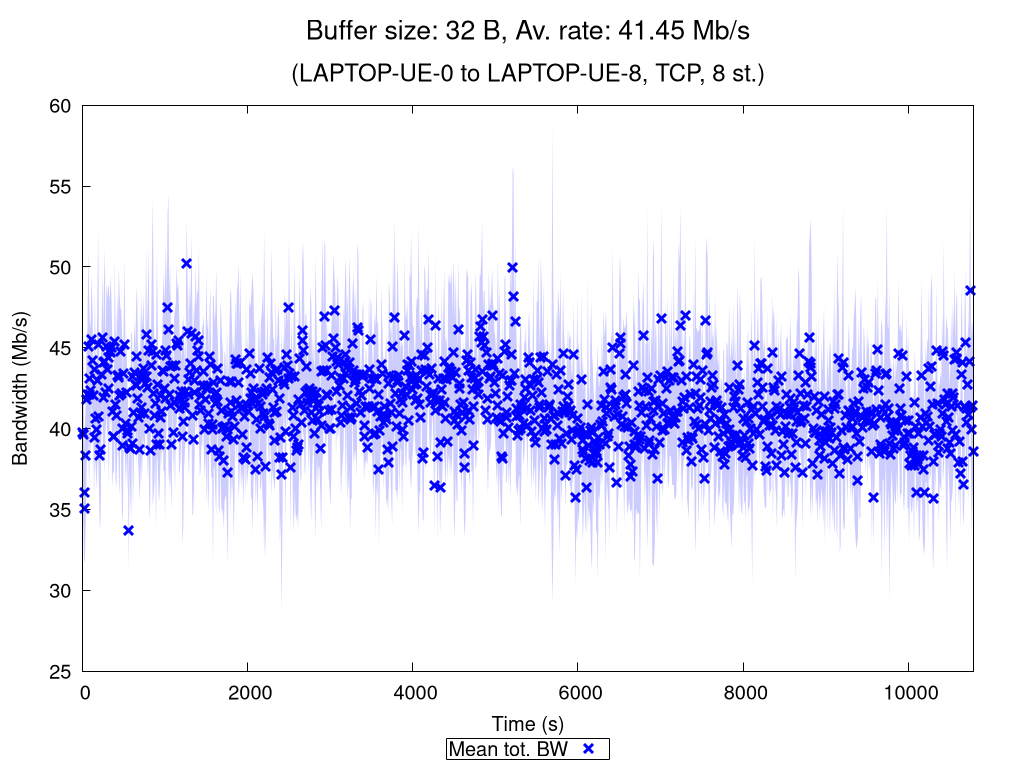

This chart was generated by the following gnuplot code:
set terminal pngcairo nocrop enhanced size 1024,768 font "Verdana,15"
set output "TCP_8_st_2020_10_28_20-03-35_one2two_00032B.png"

set title "{/=20 Buffer size: 32 B, Av. rate: 41.45 Mb/s}\n\n{/=18 (LAPTOP-UE-0 to LAPTOP-UE-8, TCP, 8 st.)}"

set xlabel "Time (s)"
set ylabel "Bandwidth (Mb/s)"
set ytics nomirror
set key bmargin center horizontal box samplen 1 width -1
set bmargin 4.6
set rmargin 4.5

rf = 1000000.0  # rate factor
set style fill transparent solid 0.2 noborder
set autoscale xfix
plot "TCP_8_st_2020_10_28_20-03-35_one2two_00032B_iperf_processed.dat" using 1:($2/rf-$3/rf):($2/rf+$3/rf) with filledcurves lc rgb "blue" notitle, \
     "" using 1:($2/rf) with points pt 2 ps 1.5 lw 3 lc rgb "blue" title "Mean tot. BW", \
